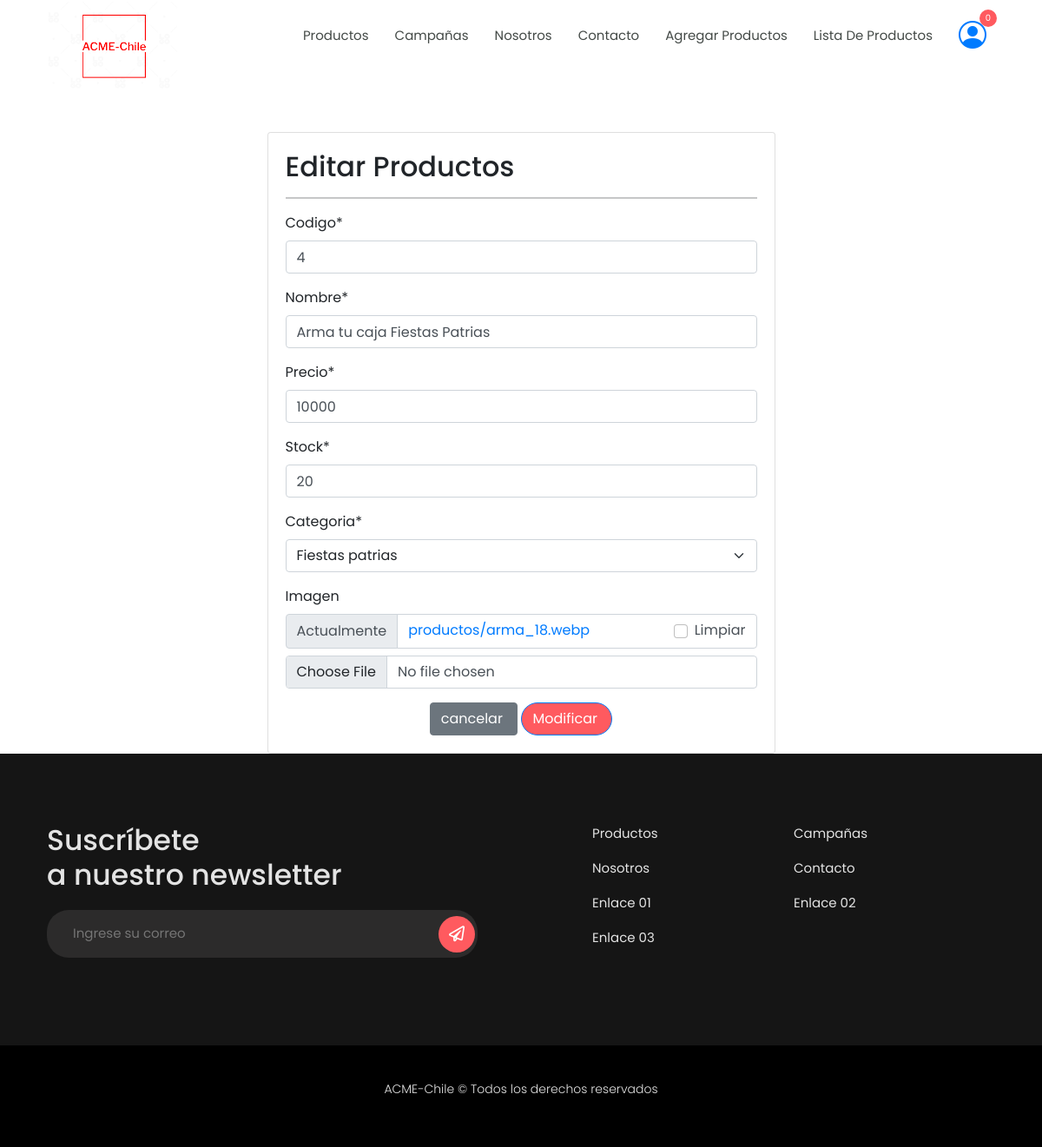
Page /modificar-producto/4/ on the committed database.
### acne/models.py (models this page shows, shortened)
class Producto(models.Model):
    codigo = models.CharField(primary_key=True, max_length=10, verbose_name="Codigo")
    nombre = models.CharField(max_length=50, verbose_name="Nombre")
    precio = models.IntegerField(verbose_name="Precio")
    stock = models.IntegerField(verbose_name="Stock")
    categoria = models.ForeignKey(Categoria, on_delete=models.CASCADE, verbose_name="Categoria")
    imagen = models.ImageField(upload_to="productos", null=True, blank=True, verbose_name="Imagen")

### acne/views.py (the view, shortened to what this page needs)
# urls.py: path('modificar-producto/<int:id>/', modificar_producto, name="modificar_producto"),
def modificar_producto(request, id):
    producto = get_object_or_404(Producto, codigo=id)
    data = {
        'form': ProductoForm(instance=producto)
    }
    return render(request, 'app/producto/modificar.html', data)

### acne/forms.py
class ProductoForm(forms.ModelForm):
    class Meta:
        model = Producto
        fields = '__all__'

### acne/models.py (called while the page is built)
    def __str__(self):
        return self.nombreCategoria

### acne/templates/app/producto/modificar.html (shortened to what this page needs)
{% extends 'app/base.html' %}
{% load crispy_forms_tags %}
{% block contenido%}
<br><br>
<div class="row">
    <div class="col-12 col-md-6 offset-md-3">
        <div class="card">
            <div class="card-body">
                <h2>Editar Productos</h2>
                <hr>
                <form action="" method="post" enctype="multipart/form-data">
                    {{ form | crispy }}
                    <div class="d-flex justify-content-center">
                        <input type="reset" value="cancelar " class="btn btn-secondary">
                        <input type="submit" value="Modificar " class="btn btn-primary">
                    </div>
                </form>
            </div>
        </div>
    </div>
</div>
{% endblock %}

### acne/static/app/css/style.css (style rules this page uses)
:root { --color-principal: #FF5A5F; --color-primary-hover:#d64246; --color-verde:#04A75B; --color-negro: #444A47; --color-fondo: #F7F9FD; --color-footer: #151515; }
* { padding: 0px; margin: 0; }
body { font-family: 'Poppins', sans-serif; }
.hm-wrapper, body { min-height: 100%; }
a { text-decoration: none; }
.btn-primary { background: var(--color-principal); color: #fff; border-radius: 25px; text-align: center; }

### rows in the picture
Producto: codigo "4", nombre "Arma tu caja Fiestas Patrias", precio "10000", stock "20", categoria "Fiestas patrias"
